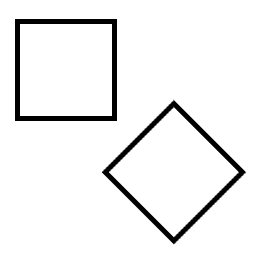
%> input picture 4. Linear Filtering Lab/squares.bmp, 256 x 256 px
$ octave L2_gradient.m   (GNU Octave 9; MATLAB toolbox functions it lacks are replaced by stand-ins)
%> lines starting %> are read from the running program, lines starting %| are printed output that depends on the picture
clearvars;
close all;
clc;

originalImage = imread('squares.bmp');
%> originalImage is the input picture: size 256x256 uint8; min 0, max 255, mean 239.9
originalImage = double(originalImage);
%> originalImage: size 256x256 double

% Sobel filters
sobelHorizontal = fspecial('sobel');
sobelVertical = sobelHorizontal';

% Convolution
sobelHorizontalResult = imfilter(originalImage, sobelHorizontal);
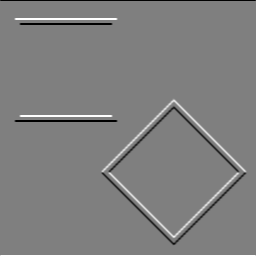
%> sobelHorizontalResult: size 256x256 double; min -1020, max 1020, mean 0; drawn with min black and max white
sobelVerticalResult = imfilter(originalImage, sobelVertical);
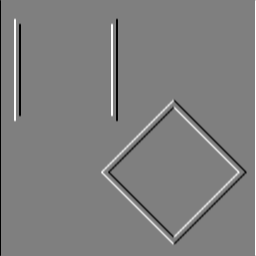
%> sobelVerticalResult: size 256x256 double; min -1020, max 1020, mean 0; mean of the top-left, top-right, bottom-left and bottom-right quarters -8, 8, -6.2, 6.2; drawn with min black and max white

combinedFilter = sqrt(sobelHorizontalResult.^2 + sobelVerticalResult.^2);
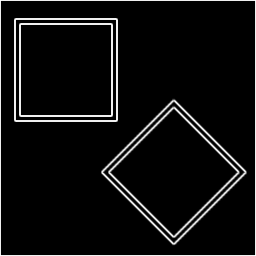
%> combinedFilter: size 256x256 double; min 0, max 1082.1, mean 64; drawn with min black and max white

% Display
figure;

subplot(2, 2, 1);
imshow(uint8(originalImage));
title('Original Image squares.bmp');

subplot(2, 2, 2);
imshow(sobelHorizontalResult, []);
title('Result of Sobel Horizontal');

subplot(2, 2, 3);
imshow(sobelVerticalResult, []);
title('Result of Sobel Vertical');

subplot(2, 2, 4);
imshow(combinedFilter, []);
title('Result of Combined Filter');

%%
clearvars;
close all;
clc;

originalImage = imread('moon.png');
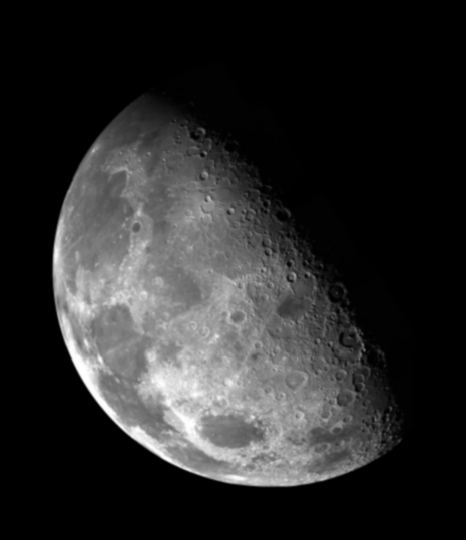
%> input picture 4. Linear Filtering Lab/moon.png, 466 x 540 px
%> originalImage is the input picture: size 540x466 uint8; min 0, max 254, mean 42.7
originalImage = double(originalImage);
%> originalImage: size 540x466 double

% Sobel filters
sobelHorizontal = fspecial('sobel');
sobelVertical = sobelHorizontal';

% Convolution
sobelHorizontalResult = imfilter(originalImage, sobelHorizontal);
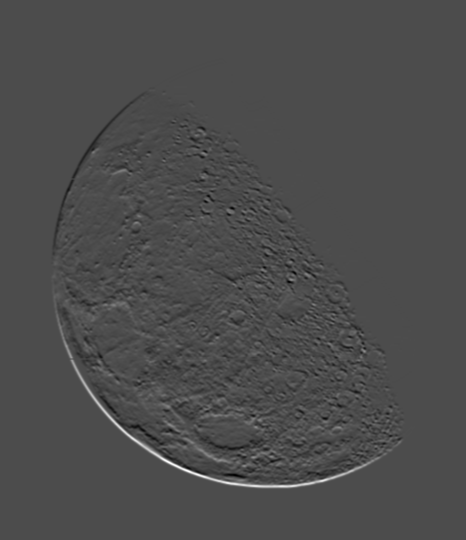
%> sobelHorizontalResult: size 540x466 double; min -296, max 688, mean 0; drawn with min black and max white
sobelVerticalResult = imfilter(originalImage, sobelVertical);
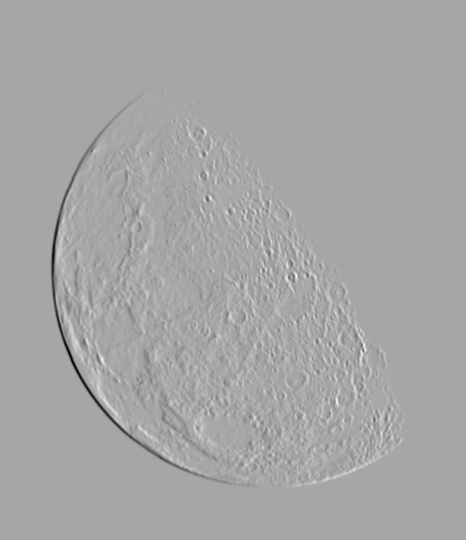
%> sobelVerticalResult: size 540x466 double; min -719, max 384, mean 0; drawn with min black and max white

% Combined filter
combinedFilter = sqrt(sobelHorizontalResult.^2 + sobelVerticalResult.^2);
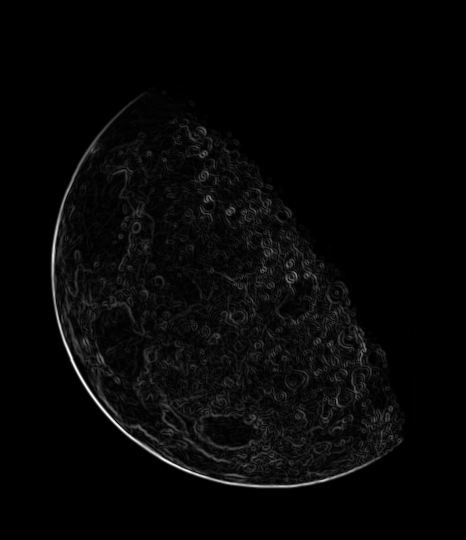
%> combinedFilter: size 540x466 double; min 0, max 770.7, mean 21; drawn with min black and max white

% Display
figure;

subplot(2, 2, 1);
imshow(uint8(originalImage));
title('Original Image moon.png');

subplot(2, 2, 2);
imshow(sobelHorizontalResult, []);
title('Result of Sobel Horizontal');

subplot(2, 2, 3);
imshow(sobelVerticalResult, []);
title('Result of Sobel Vertical');

subplot(2, 2, 4);
imshow(combinedFilter, []);
title('Result of Combined Filter');
